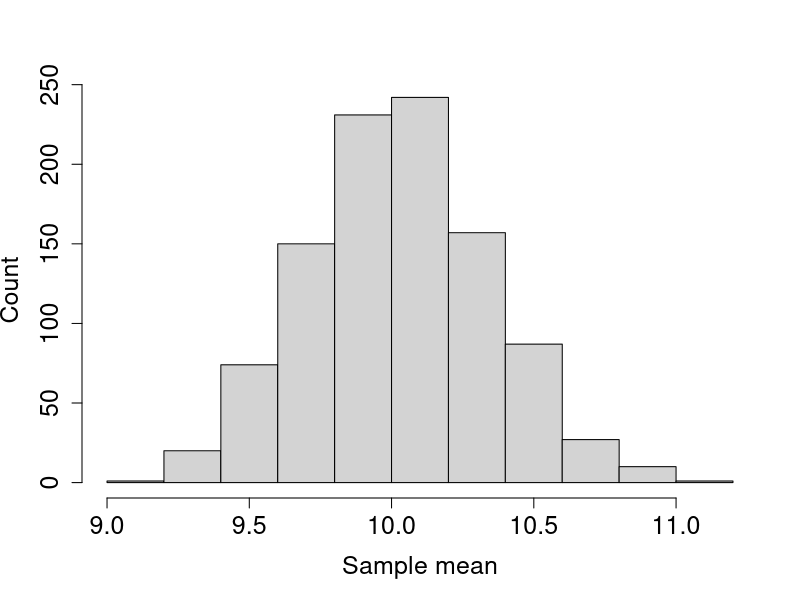
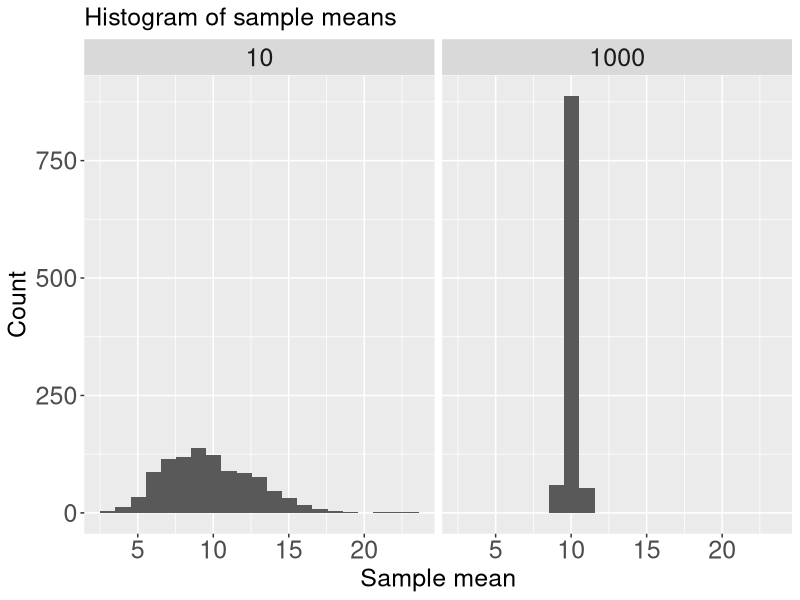

Write R code to recreate these figures, in order.
# 1024 : 768
# 4 : 3
dat <- read.csv("multiple-studies-2.csv")

filename <- "sampling-distribution-N1000.png"
height <- 512
width <- height * (4/3)
main.label = "Histogram of sample means (N=1000)"
png(filename, width=width, height=height, units="px")
hist(dat$N.1000, xlab="Sample mean", ylab="Count", main="", cex.main=1.25, cex.lab=1.5, cex.axis=1.5)
dev.off()


# panelled to show variation with N
library(ggplot2)
sample.mean <- c(dat$N.10, dat$N.1000)
N <- rep(c(10,1000), each=1000)
narrow.form <- data.frame(N=N, sample.mean=sample.mean)




filename <- "sampling-distributions-by-N.png"
height <- 512
width <- height * (5/3)
png(filename, width=width, height=height, units="px")
p7 <- ggplot(narrow.form, aes(x = sample.mean)) +
        geom_histogram(aes(y = ..count..), bins = 21) +
        scale_x_continuous(name = "Sample mean") +       
        scale_y_continuous(name = "Count") +
        ggtitle("Histogram of sample means") +
        theme(axis.text.x=element_text(size = 18),
        	  axis.text.y=element_text(size = 18),
        	  plot.title = element_text(size = 18),
        	  axis.title.x=element_text(size = 18),
        	  axis.title.y=element_text(size = 18),
        	  strip.text.x = element_text(size = 18)) +      
        facet_grid(. ~ N, scales = "fixed")
p7
dev.off()